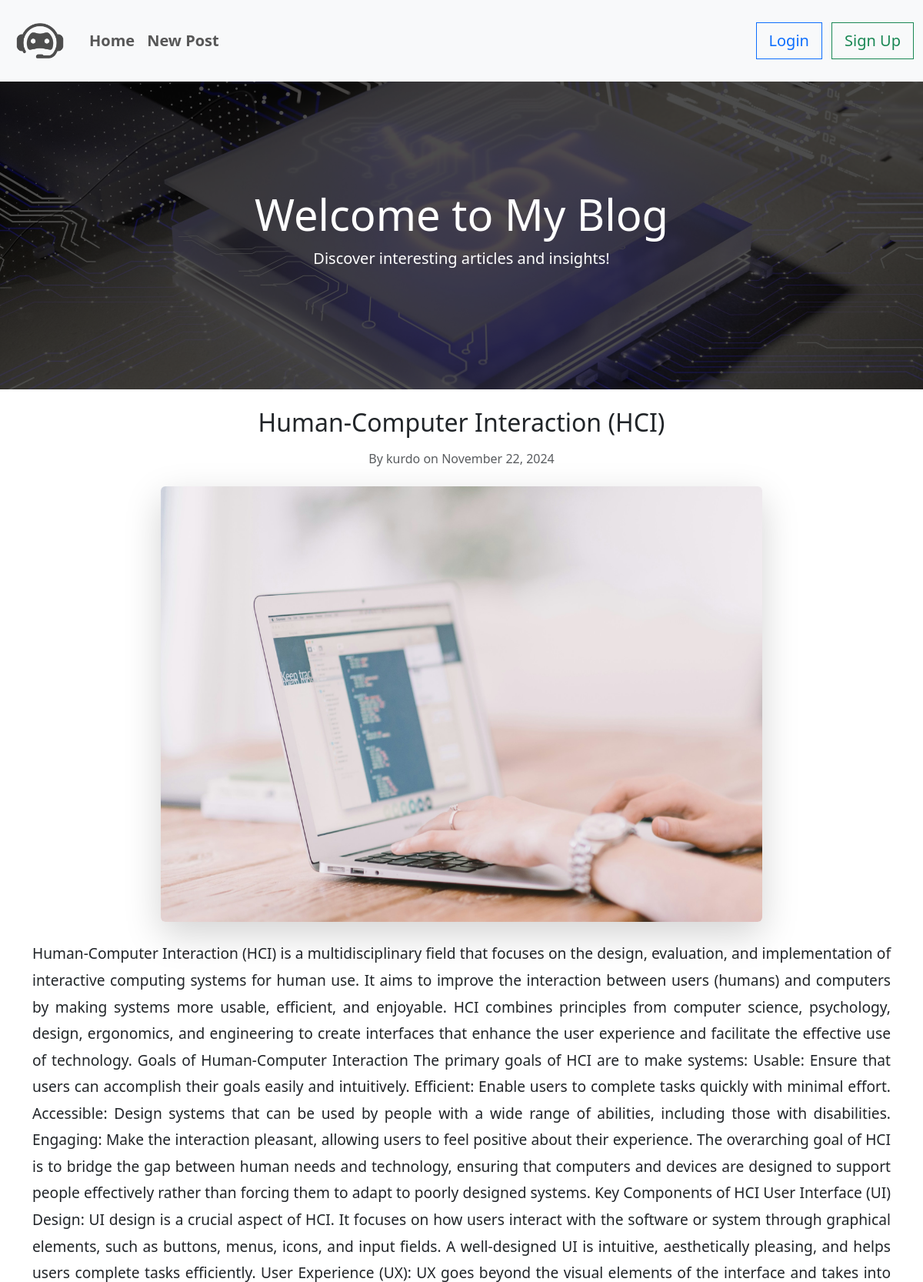
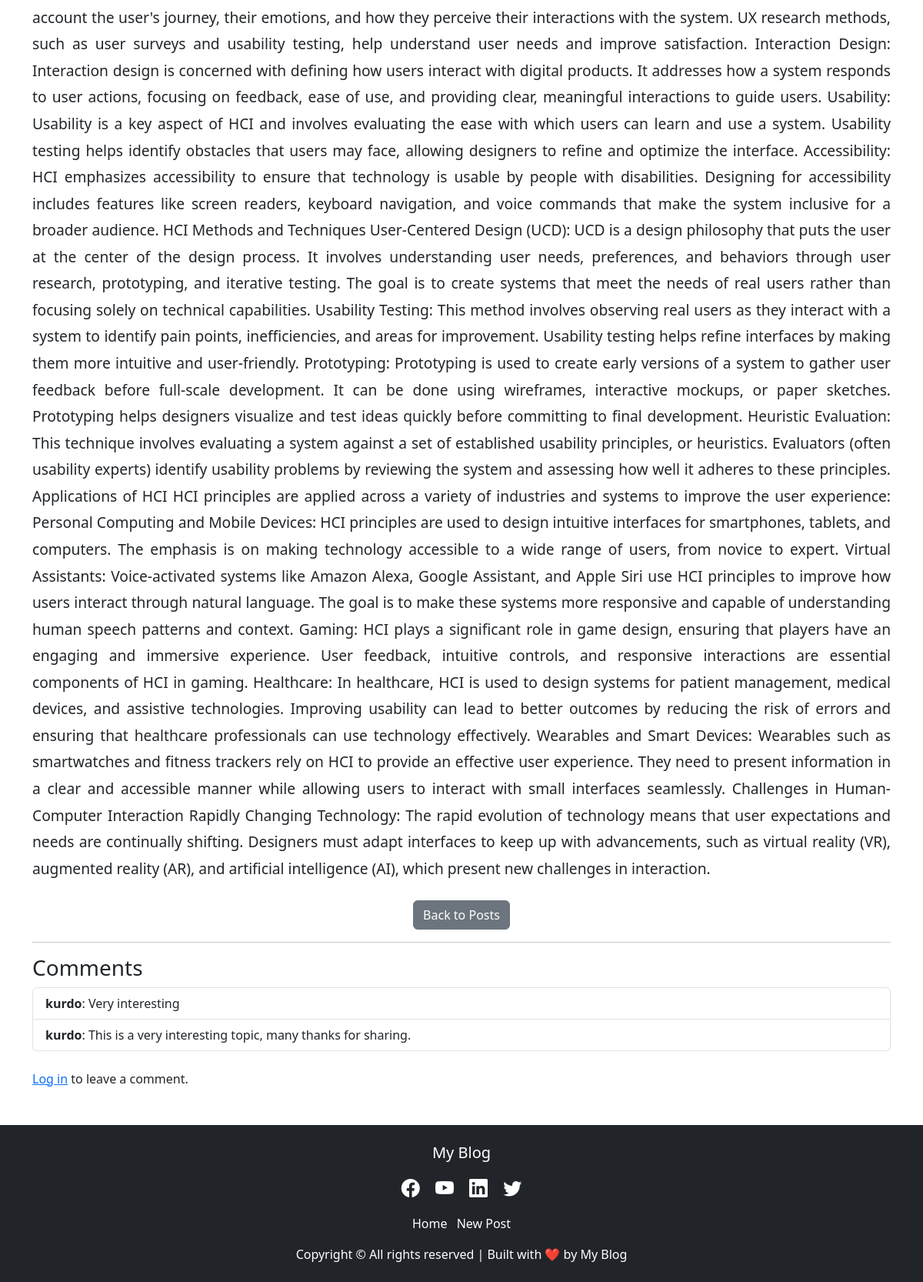
The page /post/19/ on the database its author committed (2 pictures, top to bottom).
### blog/models.py (models this page shows, shortened)
class Post(models.Model):
    title = models.CharField(max_length=255)
    body = models.TextField()
    author = models.ForeignKey(User, on_delete=models.CASCADE)
    created_at = models.DateTimeField(auto_now_add=True)
    updated_at = models.DateTimeField(auto_now=True)  # Automatically updates on save
    image = models.ImageField(upload_to='post_images/', blank=True, null=True)

class Comment(models.Model):
    post = models.ForeignKey(Post, related_name='comments', on_delete=models.CASCADE)
    author = models.ForeignKey(User, on_delete=models.CASCADE)
    text = models.TextField()
    created_at = models.DateTimeField(auto_now_add=True)

### blog/views.py (the view)
# urls.py: path('post/<int:pk>/', views.post_detail, name='post_detail'),  # Detail view for a post
def post_detail(request, pk):
    post = get_object_or_404(Post, pk=pk)
    comments = post.comments.all()
    comment_form = CommentForm()
    return render(request, 'blog/post_detail.html', {'post': post, 'comments': comments, 'form': comment_form})

### blog/context_processors.py (called while the page is built)
def navbar_links(request):
    links = [
        ('Home', reverse('post_list')),  # Example: Home page
        ('New Post', reverse('create_post')),  # Example: New post page
    ]
    return {'links': links}

### blog/templates/blog/post_detail.html (shortened to what this page needs)
{% extends "base.html" %}
{% block content %}
<div class="text-center mb-4">
    <h2 class="mb-3">{{ post.title }}</h2>
    <p class="text-muted">By {{ post.author }} on {{ post.created_at|date:"F j, Y" }}</p>
</div>
{% if post.image %}
    <div class="text-center mb-4">
        <img src="{{ post.image.url }}" alt="{{ post.title }}" class="img-fluid rounded shadow-lg" style="width: 70%; max-width: 1200px; height: auto;">
    </div>
{% endif %}
<div class="mb-4" style="text-align: justify; font-size: 1.2rem; line-height: 1.8;">
    <p>{{ post.body }}</p>
</div>
<div class="d-flex justify-content-center gap-3 mt-4">
    <a href="{% url 'post_list' %}" class="btn btn-secondary">Back to Posts</a>
</div>
<hr>
<h3>Comments</h3>
<ul class="list-group mb-4">
    {% for comment in post.comments.all %}
        <li class="list-group-item">
            <strong>{{ comment.author }}</strong>: {{ comment.text }}
        </li>
    {% empty %}
        <li class="list-group-item">No comments yet. Be the first to comment!</li>
    {% endfor %}
</ul>
{% if user.is_authenticated %}
    <h4>Leave a Comment:</h4>
    <form method="post" action="{% url 'add_comment' post.pk %}">
        {% csrf_token %}
        {{ form.as_p }}
        <button type="submit" class="btn btn-primary">Submit</button>
    </form>
{% else %}
    <p><a href="{% url 'login' %}">Log in</a> to leave a comment.</p>
{% endif %}
{% endblock %}

### rows shown on the page
Post: title "Human-Computer Interaction (HCI)", author "kurdo", created_at "November 22, 2024", image (picture), body "Human-Computer Interaction (HCI) is a multidisciplinary field that focuses on the design, evaluation, and implementation of interactive computing systems for human use. It aims to improve the interaction between users (humans) and computers by making systems more usable, efficient, and enjoyable. HCI combines principles from computer science, psychology, design, ergonomics, and engineering to create interfaces that enhance the user experience and facilitate the effective use of technology. Goals of Human-Computer Interaction The primary goals of HCI are to make systems: Usable: Ensure that users can accomplish their goals easily and intuitively. Efficient: Enable users to complete tasks…"
Comment: author "kurdo", text "Very interesting"
Comment: author "kurdo", text "This is a very interesting topic, many thanks for sharing."

### other values the page prints
{{ name }} "Home" "New Post"
